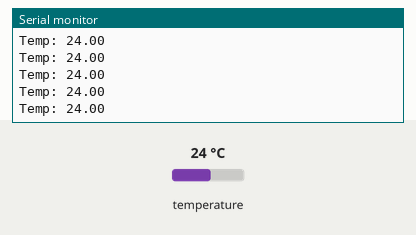
The program below on a simulated ESP32. Parts: the last lines printed to the serial monitor. The test bench sets the inputs (shaded band); at power-on: temperature 24 °C.

Above: at 1.2 s.
1.3 s: temperature set to 12 °C
At 2.4 s:
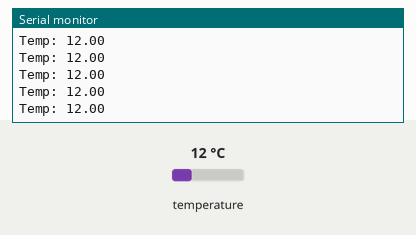
2.8 s: temperature set to 19 °C
At 3.9 s:
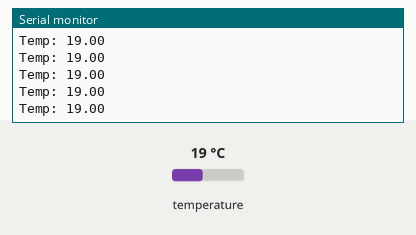
Timing chart, 0 to 5.8 s (numbered marks = the images above; inputs shaded):
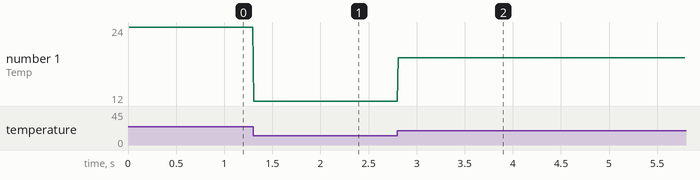

The program:

main.cpp
```cpp
/*
Programme DS18B20, ce programme sert à récuperer la temperature d'un capteur sonde
Créer par ROSA John
Version 1.0
*/
//////////////////////////////////////////////////////////////////////////////////////////////////////////////////////
//Librairie Publique
#include <Arduino.h>
#include <OneWire.h>
#include <DS18B20.h>
//Libraire Perssonelles
#include "moniteurSerie.h"
#include "sonde.h"
//////////////////////////////////////////////////////////////////////////////////////////////////////////////////////
OneWire oneWire(pinSonde);                        //Création de l'objet oneWire
DS18B20 SONDE(&oneWire);                          //Création de l'objet SONDE avec la librairie OneWire et DS
//////////////////////////////////////////////////////////////////////////////////////////////////////////////////////
void setup() {
  initialisationMoniteurSerie();                  //initialisation du moniteur Serie à 9600 baud
  SONDE.begin();                                  //Initialisation de l'objet sonde
  confirmationFonctionementSetup();               //Confirmation de sortie du setup dans le moniteur serie
}
//////////////////////////////////////////////////////////////////////////////////////////////////////////////////////
void loop() {
  SONDE.requestTemperatures();                    //On demmande les temperature
  while (!SONDE.isConversionComplete());          //Attente que le capteur soit pret
  affichageMoniteurSerieSonde(SONDE.getTempC());  //On affiche dans le moniteur serie les temperature
}
```

Measured:
- after the input at 1.3 s, the serial monitor: prints a new line at once (image 1)
- after the input at 2.8 s, the serial monitor: prints a new line at once (image 2)
- plotted number 1: 24 → 12 after the input at 1.3 s, 12 → 19 after the input at 2.8 s
